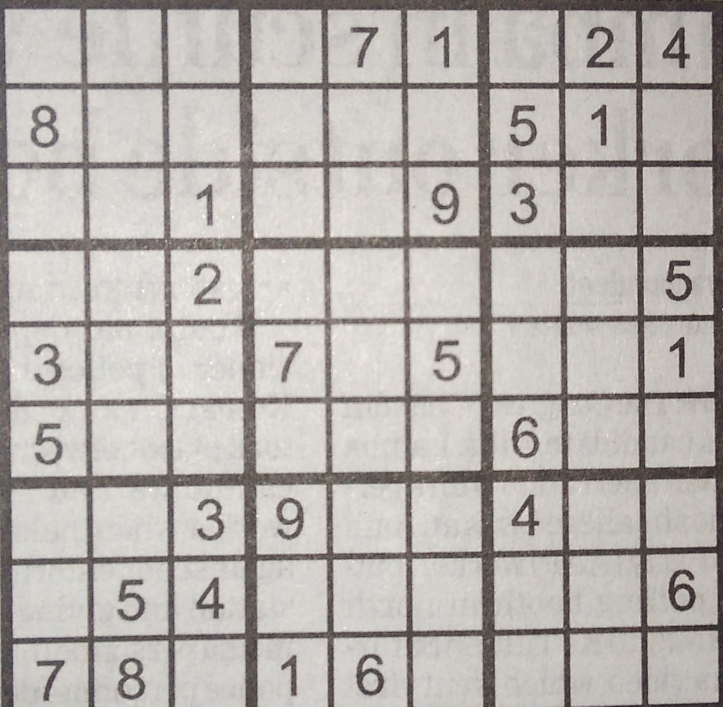
#> input picture im4.jpg, 1445 x 1413 px (shown at 1/2 size)
$ python 'get sudoku.py'
#> lines starting #> are read from the running program, lines starting #| are printed output that depends on the picture; after the words box and inside, x2 and y2 are one past the last pixel; in counts of white or black regions, pixels touching at a corner belong together
import numpy as np
import cv2


class ImageToMat:
	field_threshold = {'1': 0.6, '2': 0.6, '3': 0.5, '4': 0.68, '5': 0.55, '6': 0.63, '7': 0.6, '8': 0.55, '9': 0.55}

	def __init__(self, directory):
#> called with directory = 'im4.jpg'
		self.directory = directory  # directory should be path of image (in string)
		# Read the original document image
		self.img = cv2.imread(directory)
#> self.img is the input picture: shape (1413, 1445, 3); mean B, G, R 174.1, 178.4, 182.8
		# cv2.imshow('ss', self.img)
		# cv2.waitKey(0)
		self.img_gray = None
		# sudoku matrix will keep result
		self.sudoku = [[0 for i in range(9)] for j in range(9)]

	def scan_image(self):
		# Firstly resize image
		self.img = cv2.resize(self.img, (360, 360))
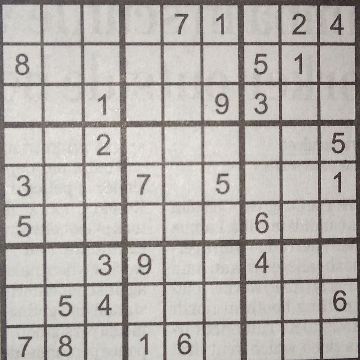
#> self.img: shape (360, 360, 3); mean B, G, R 174, 178.3, 182.6
		# cv2.imshow('img', img)
		# cv2.waitKey(0)

		# Clean background as white and full darken the numbers and grids(3D=>2D).
		lower_white = np.array([160, 160, 160], dtype=np.uint8)
		upper_white = np.array([255, 255, 255], dtype=np.uint8)
		self.img_gray = cv2.inRange(self.img, lower_white, upper_white)  # could also use threshold
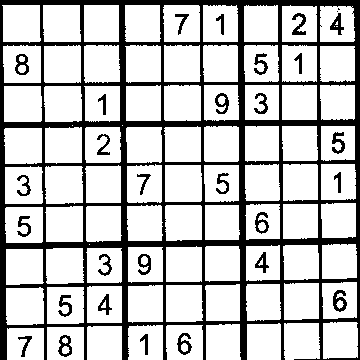
#> self.img_gray: shape (360, 360); 76.5% white; 31 black regions (2 under 20 px), largest, box (x1, y1, x2, y2) and area: (0, 0, 360, 360) 26964, (333, 290, 347, 312) 173, (177, 333, 192, 355) 157
		# [4 lines of commented-out code are left out]

		imgheight = self.img_gray.shape[0]
#> imgheight = 360
		imgwidth = self.img_gray.shape[1]
#> imgwidth = 360

		m = imgheight // 9
#> m = 40
		n = imgwidth // 9
#> n = 40

		row = 0
		col = 0
		for y in range(0, imgheight, m):
			for x in range(0, imgwidth, n):
				y1 = y + m
#> y1 = 40
				x1 = x + n
#> x1 = 40
				tiles = self.img_gray[y:y1, x:x1]
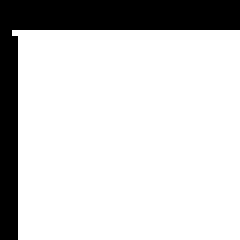
#> tiles: shape (40, 40) (shown 6 times larger); 81% white; 1 black region, box (x1, y1, x2, y2) and area: (0, 0, 40, 40) 304

				for i in range(9, 0, -1):
					directory = "sudoku_temp/{}.png".format(i)
					template = cv2.imread(directory, 0)
					# img[y:y1, x:x1] = getBoxed(im.copy(), tiles.copy(), template, str(i))
#> (the run stopped early here; a loop or call above may not have finished)

$ run again, with im1.jpg copied over im4.jpg
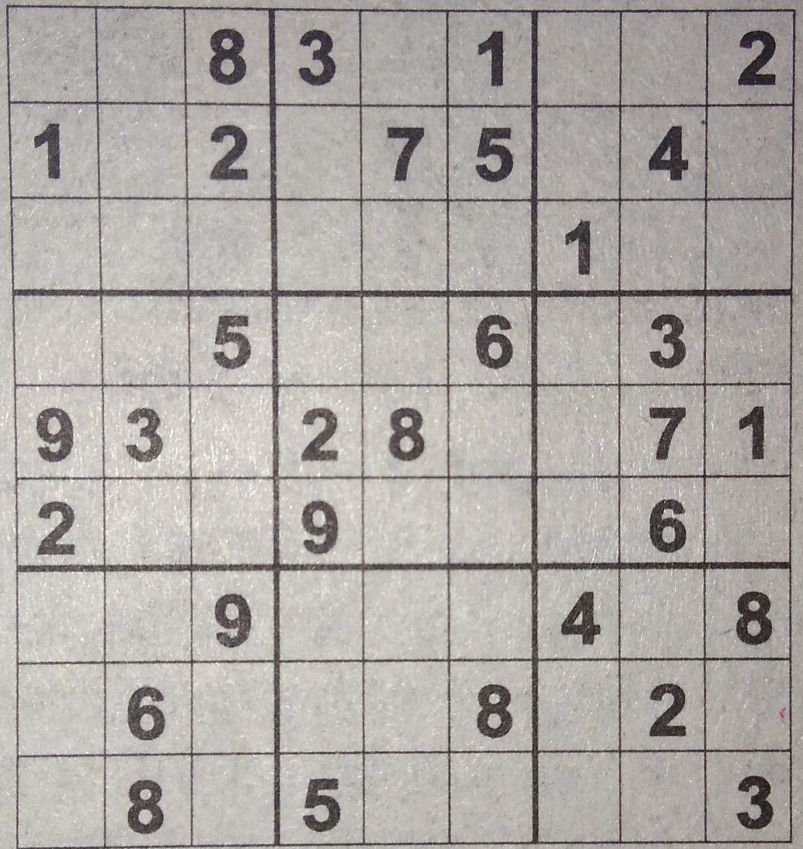
#> input picture im1.jpg, 1605 x 1697 px (shown at 1/2 size)
#> in __init__, self.img is the input picture: shape (1697, 1605, 3); mean B, G, R 166, 169.8, 173.8
#> self.img: shape (360, 360, 3)
#> in scan_image, `self.img_gray = cv2.inRange(self.img, lower_white, upper_white)`:
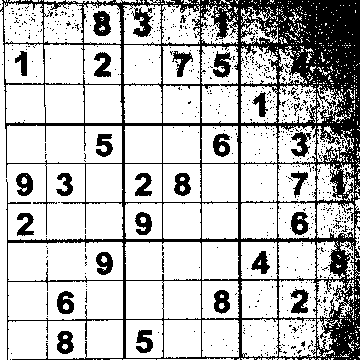
#> self.img_gray: shape (360, 360); 74.6% white; 729 black regions (698 under 20 px), largest, box (x1, y1, x2, y2) and area: (0, 0, 360, 360) 24842, (131, 7, 153, 37) 330, (93, 11, 111, 36) 329
#> in scan_image, `tiles = self.img_gray[y:y1, x:x1]`:
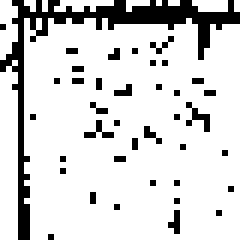
#> tiles: shape (40, 40) (shown 6 times larger); 84.2% white; black in thin lines or dots

$ run again, with im2.jpg copied over im4.jpg
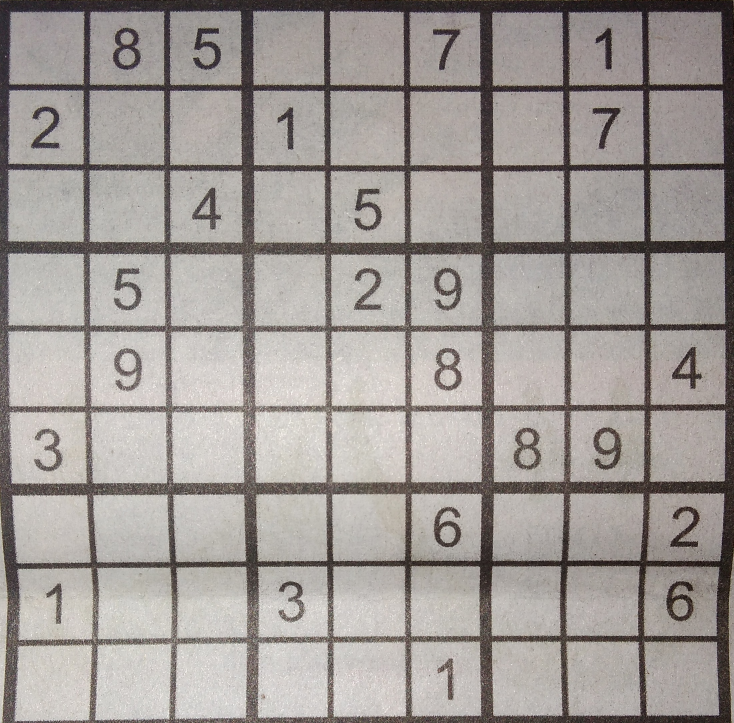
#> input picture im2.jpg, 2201 x 2169 px (shown at 1/3 size)
#> in __init__, self.img is the input picture: shape (2169, 2201, 3); mean B, G, R 151, 154.6, 160.6
#> self.img: shape (360, 360, 3)
#> in scan_image, `self.img_gray = cv2.inRange(self.img, lower_white, upper_white)`:
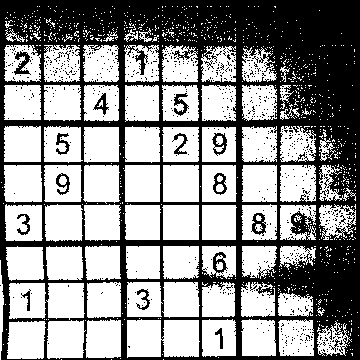
#> self.img_gray: shape (360, 360); 57.3% white; 772 black regions (754 under 20 px), largest, box (x1, y1, x2, y2) and area: (0, 0, 360, 360) 52213, (14, 51, 31, 75) 196, (251, 213, 266, 236) 179
#> in scan_image, `tiles = self.img_gray[y:y1, x:x1]`:
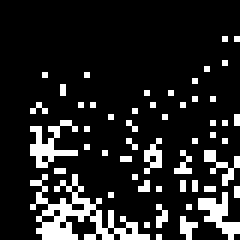
#> tiles: shape (40, 40) (shown 6 times larger); 14.2% white in thin lines or dots, all inside (x1, y1, x2, y2) = (5, 6, 40, 40)
